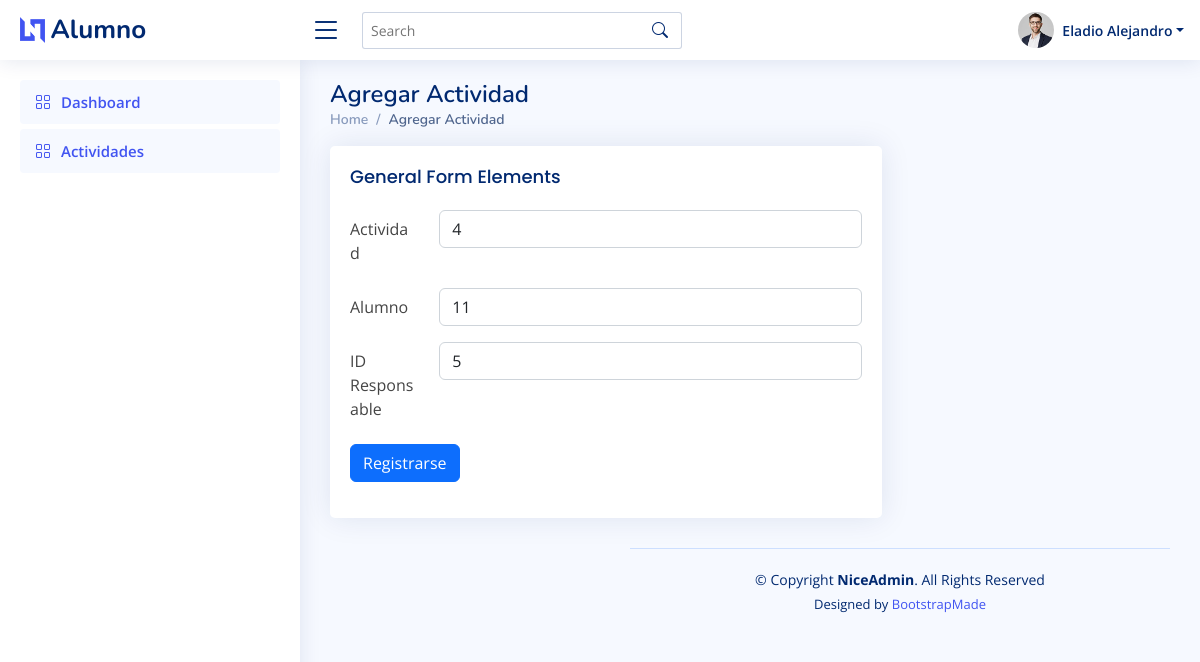
The page /alumnos/actividadregistro.php?idactividad=4 (signed in) on the database its author committed.
### tables this page shows
CREATE TABLE `alumnos` (
  `id` int(11) NOT NULL,
  `nombres` varchar(200) NOT NULL,
  `apellidos` varchar(200) NOT NULL,
  `correo` varchar(200) NOT NULL,
  `semestre` int(11) NOT NULL,
  `carrera` varchar(200) NOT NULL,
  `contrasena` varchar(200) NOT NULL,
  `puntos` int(11) NOT NULL,
  `imgperfil` varchar(200) NOT NULL
);

CREATE TABLE `actividades` (
  `id_actividad` int(11) NOT NULL,
  `nombre_actividad` varchar(200) NOT NULL,
  `fecha_inicio` date NOT NULL,
  `fecha_finalizacion` date NOT NULL,
  `horario` time NOT NULL,
  `puntos` int(11) NOT NULL,
  `cupo_disponible` int(11) NOT NULL,
  `id_responsable` int(11) NOT NULL,
  `url` varchar(500) NOT NULL
);

### alumnos/actividadregistro.php (the view, shortened to what this page needs)
<?php
@include '../config.php';
$id_actividad = $_GET['idactividad'];
$sql = "SELECT nombre_actividad,id_responsable FROM actividades WHERE id_actividad = ?";
$stmt = $conn->prepare($sql);
$stmt->bind_param("i", $id_actividad);
$stmt->execute();
$stmt->bind_result($nombre_actividad, $id_responsable);
?>
<!DOCTYPE html>
<html lang="en">
<head>
    <link href="../assets/vendor/bootstrap/css/bootstrap.min.css" rel="stylesheet">
    <link href="../assets/vendor/bootstrap-icons/bootstrap-icons.css" rel="stylesheet">
    <link href="../assets/vendor/boxicons/css/boxicons.min.css" rel="stylesheet">
    <link href="../assets/vendor/quill/quill.snow.css" rel="stylesheet">
    <link href="../assets/vendor/quill/quill.bubble.css" rel="stylesheet">
    <link href="../assets/vendor/remixicon/remixicon.css" rel="stylesheet">
    <link href="../assets/vendor/simple-datatables/style.css" rel="stylesheet">
    <link href="../assets/css/style.css" rel="stylesheet">
</head>
<body>
    <?php
    @include '../config.php';
    $id_alumno = $_SESSION['id_alumno'];
    $sql = "SELECT id, nombres,apellidos, correo, semestre,carrera,puntos FROM alumnos WHERE id = ?";
    $stmt = $conn->prepare($sql);
    $stmt->bind_param("i", $id_alumno);
    $stmt->execute();
    $stmt->bind_result($id, $nombres, $apellidos, $correo, $semestre, $carrera, $puntos);
    ?>
    <header id="header" class="header fixed-top d-flex align-items-center">
        <div class="d-flex align-items-center justify-content-between">
            <a href="index.html" class="logo d-flex align-items-center">
                <img src="../assets/img/logo.png" alt="">
                <span class="d-none d-lg-block">Alumno</span>
            </a>
            <i class="bi bi-list toggle-sidebar-btn"></i>
        </div>
        <div class="search-bar">
            <form class="search-form d-flex align-items-center" method="POST" action="#">
                <input type="text" name="query" placeholder="Search" title="Enter search keyword">
                <button type="submit" title="Search"><i class="bi bi-search"></i></button>
            </form>
        </div>
        <nav class="header-nav ms-auto">
            <ul class="d-flex align-items-center">
                <li class="nav-item dropdown pe-3">
                    <a class="nav-link nav-profile d-flex align-items-center pe-0" href="#" data-bs-toggle="dropdown">
                        <img src="../assets/img/profile-img.jpg" alt="Profile" class="rounded-circle">
                        <span class="d-none d-md-block dropdown-toggle ps-2"><?php echo $nombres; ?></span>
                    </a>
                </li>
            </ul>
        </nav>
    </header>
    <aside id="sidebar" class="sidebar">
        <ul class="sidebar-nav" id="sidebar-nav">
            <li class="nav-item">
                <a class="nav-link " href="../admin_page.php">
                    <i class="bi bi-grid"></i>
                    <span>Dashboard</span>
                </a>
            </li>
            <li class="nav-item">
                <a class="nav-link " href="admin/actividades.php">
                    <i class="bi bi-grid"></i>
                    <span>Actividades</span>
                </a>
            </li>
        </ul>
    </aside>
    <main id="main" class="main">
        <div class="pagetitle">
            <h1>Agregar Actividad</h1>
            <nav>
                <ol class="breadcrumb">
                    <li class="breadcrumb-item"><a href="login_form.php">Home</a></li>
                    <li class="breadcrumb-item active">Agregar Actividad</li>
                </ol>
            </nav>
        </div>
        <section class="section dashboard">
            <div class="row">
                <div class="col-lg-8">
                    <div class="card">
                        <div class="card-body">
                            <h5 class="card-title">General Form Elements</h5>
                            <form method="post" id="myForm">
                                <div class="row mb-3">
                                    <label for="inputText" class="col-sm-2 col-form-label">Actividad</label>
                                    <div class="col-sm-10">
                                        <input type="text" name="id_actividad" class="form-control" value="<?php echo $id_actividad ?>" placeholder="<?php echo $nombre_actividad; ?>">
                                    </div>
                                </div>
                                <div class="row mb-3">
                                    <label for="inputEmail" class="col-sm-2 col-form-label">Alumno</label>
                                    <div class="col-sm-10">
                                        <input type="text" name="id_alumno" class="form-control" value="<?php echo $id ?>" placeholder="<?php echo $nombres; ?>">
                                    </div>
                                </div>
                                <div class="row mb-3">
                                    <label for="inputEmail" class="col-sm-2 col-form-label">ID Responsable</label>
                                    <div class="col-sm-10">
                                        <input type="text" name="id_responsable" class="form-control" value="<?php echo $id_responsable ?>" placeholder="<?php echo $nombres; ?>">
                                    </div>
                                </div>
                                <div class="row mb-3">
                                    <div class="col-sm-10">
                                        <button type="submit" class="btn btn-primary">Registrarse</button>
                                    </div>
                                </div>
                            </form>
                        </div>
                    </div>
                </div>
            </div>
            <footer id="footer" class="footer">
                <div class="copyright">
                    &copy; Copyright <strong><span>NiceAdmin</span></strong>. All Rights Reserved
                </div>
                <div class="credits">
                    Designed by <a href="https://bootstrapmade.com/">BootstrapMade</a>
                </div>
            </footer>
</body>
</html>

### assets/css/style.css (style rules this page uses)
:root { scroll-behavior: smooth; }
body { font-family: "Open Sans", sans-serif; background: #f6f9ff; color: #444444; }
a { color: #4154f1; text-decoration: none; }
h1, h2, h3, h4, h5, h6 { font-family: "Nunito", sans-serif; }
#main { margin-top: 60px; padding: 20px 30px; transition: all 0.3s; }
.pagetitle { margin-bottom: 10px; }
.pagetitle h1 { font-size: 24px; margin-bottom: 0; font-weight: 600; color: #012970; }
.card { margin-bottom: 30px; border: none; border-radius: 5px; box-shadow: 0px 0 30px rgba(1, 41, 112, 0.1); }
.card-title { padding: 20px 0 15px 0; font-size: 18px; font-weight: 500; color: #012970; font-family: "Poppins", sans-serif; }
.card-body { padding: 0 20px 20px 20px; }
.breadcrumb { font-size: 14px; font-family: "Nunito", sans-serif; color: #899bbd; font-weight: 600; }
.breadcrumb a { color: #899bbd; transition: 0.3s; }
.breadcrumb .breadcrumb-item::before { color: #899bbd; }
.breadcrumb .active { color: #51678f; font-weight: 600; }
.logo { line-height: 1; }
@media (min-width: 1200px) { .logo { width: 280px; } }
.logo img { max-height: 26px; margin-right: 6px; }
.logo span { font-size: 26px; font-weight: 700; color: #012970; font-family: "Nunito", sans-serif; }
.header { transition: all 0.5s; z-index: 997; height: 60px; box-shadow: 0px 2px 20px rgba(1, 41, 112, 0.1); background-color: #fff; padding-left: 20px; }
.header .toggle-sidebar-btn { font-size: 32px; padding-left: 10px; cursor: pointer; color: #012970; }
.header .search-bar { min-width: 360px; padding: 0 20px; }
.header .search-form { width: 100%; }
.header .search-form input { border: 0; font-size: 14px; color: #012970; border: 1px solid rgba(1, 41, 112, 0.2); padding: 7px 38px 7px 8px; border-radius: 3px; transition: 0.3s; width: 100%; }
.header .search-form button { border: 0; padding: 0; margin-left: -30px; background: none; }
.header .search-form button i { color: #012970; }
.header-nav ul { list-style: none; }
.header-nav>ul { margin: 0; padding: 0; }
.header-nav .nav-profile { color: #012970; }
.header-nav .nav-profile img { max-height: 36px; }
.header-nav .nav-profile span { font-size: 14px; font-weight: 600; }
.sidebar { position: fixed; top: 60px; left: 0; bottom: 0; width: 300px; z-index: 996; transition: all 0.3s; padding: 20px; overflow-y: auto; scrollbar-width: thin; scrollbar-color: #aab7cf transparent; box-shadow: 0px 0px 20px rgba(1, 41, 112, 0.1); background-color: #fff; }
@media (min-width: 1200px) { #main, #footer { margin-left: 300px; } }
.sidebar-nav { padding: 0; margin: 0; list-style: none; }
.sidebar-nav li { padding: 0; margin: 0; list-style: none; }
.sidebar-nav .nav-item { margin-bottom: 5px; }
.sidebar-nav .nav-link { display: flex; align-items: center; font-size: 15px; font-weight: 600; color: #4154f1; transition: 0.3; background: #f6f9ff; padding: 10px 15px; border-radius: 4px; }
.sidebar-nav .nav-link i { font-size: 16px; margin-right: 10px; color: #4154f1; }
.footer { padding: 20px 0; font-size: 14px; transition: all 0.3s; border-top: 1px solid #cddfff; }
.footer .copyright { text-align: center; color: #012970; }
.footer .credits { padding-top: 5px; text-align: center; font-size: 13px; color: #012970; }

### rows shown on the page
alumnos: nombres "Eladio Alejandro", id_alumno "11"
actividades: id_responsable "5"
